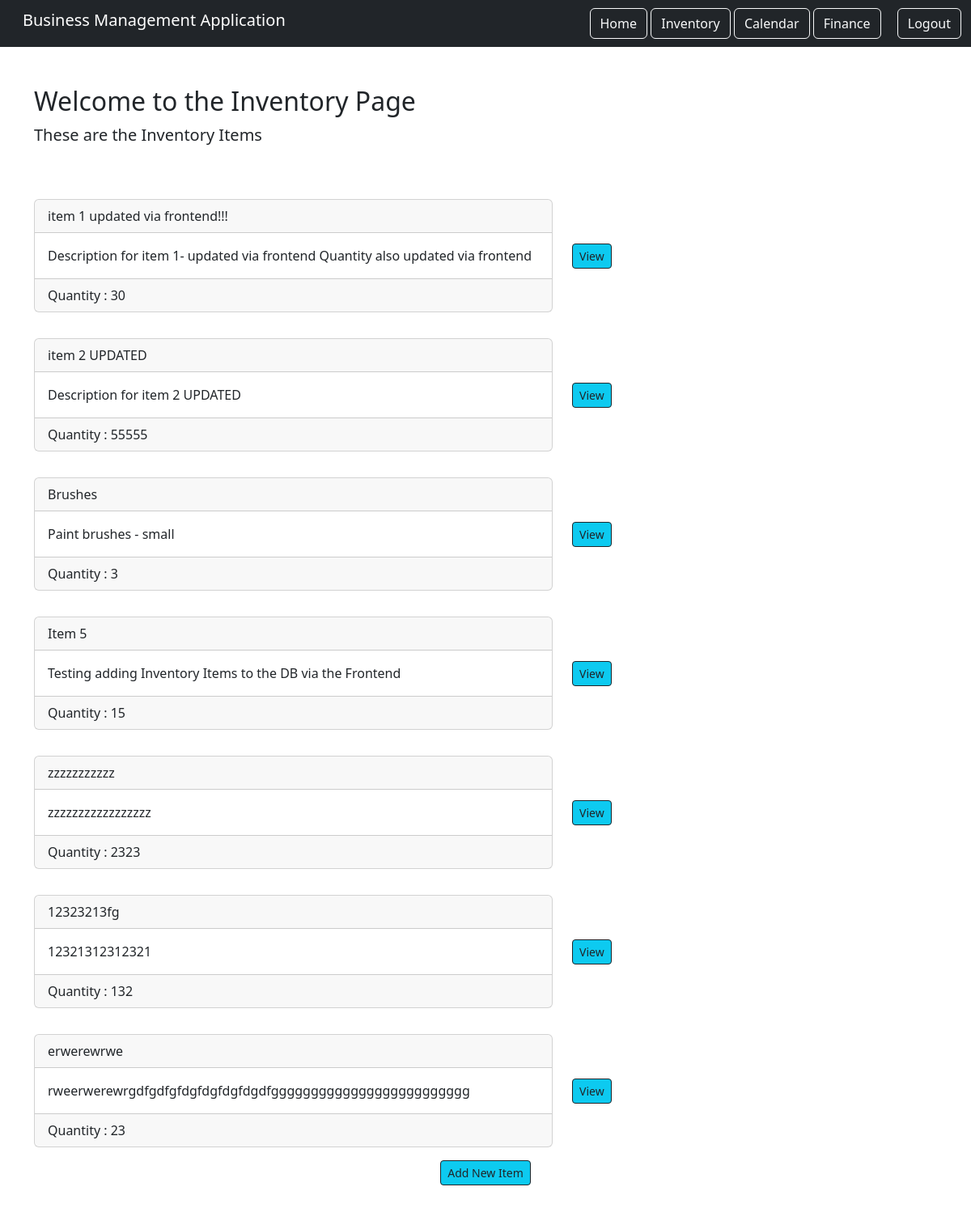
Screenshot of /inventory/ (signed in) with the database file from the repository.
### inventory_component/models.py (models this page shows)
class Inventory(models.Model):
    item = models.CharField(max_length=255)
    description = models.TextField()
    quantity = models.PositiveIntegerField()
    user = models.ForeignKey(User, on_delete=models.CASCADE, related_name='items')

### inventory_component/views.py (the view)
# urls.py: path('', views.InventoryList.as_view(), name="inventory_list"),
class InventoryList(LoginRequiredMixin, ListView):
    model = Inventory
    context_object_name = "items"
    template_name = "inventory_list.html"
    login_url = '/login'
    def get_queryset(self):
        return self.request.user.items.all()

### inventory_component/templates/Inventory_list.html (shortened to what this page needs)
{% extends 'base.html' %}
{% load static %}
{% block content %}
    <div class="row">
        <div class="col">
            <div class="item_list_heading mb-5">
                <h1 class="fs-2">Welcome to the Inventory Page</h1>
                <p class="fs-5">These are the Inventory Items</p>
            </div>
        </div>
    </div>
    <div class="row">
        {% for item in items %}
        	<div class="col-md-7 py-3">
                <div class="card">
                    <div class="card-header">
                        {{ item.item }}
                    </div>
                    <div class="card-body ">
                        {{ item.description }}
                    </div>
                    <div class="card-footer">
                        Quantity : {{ item.quantity }}
                    </div>
                </div>
            </div>
        <div class="col-md-5 py-3 d-flex align-items-center">
        <a href="{% url 'item.detail' pk=item.id %}" class="btn btn-info btn-sm btn-outline-dark">View</a>
    </div>
        {% endfor %}
    <div class="text-center">
    <a href="{% url 'item.new' %}" class="btn btn-info btn-sm btn-outline-dark">Add New Item</a>
    </div>
{% endblock content %}

### static/css/style.css (style rules this page uses)
a { color: #17a2b8; }

### rows the page displays
Inventory: item "item 1 updated via frontend!!!", description "Description for item 1- updated via frontend Quantity also updated via frontend", quantity "30"
Inventory: item "item 2 UPDATED", description "Description for item 2 UPDATED", quantity "55555"
Inventory: item "Brushes", description "Paint brushes - small", quantity "3"
Inventory: item "Item 5", description "Testing adding Inventory Items to the DB via the Frontend", quantity "15"
Inventory: item "zzzzzzzzzzz", description "zzzzzzzzzzzzzzzzz", quantity "2323"
Inventory: item "12323213fg", description "12321312312321", quantity "132"
Inventory: item "erwerewrwe", description "rweerwerewrgdfgdfgfdgfdgfdgfdgdfggggggggggggggggggggggggg", quantity "23"
